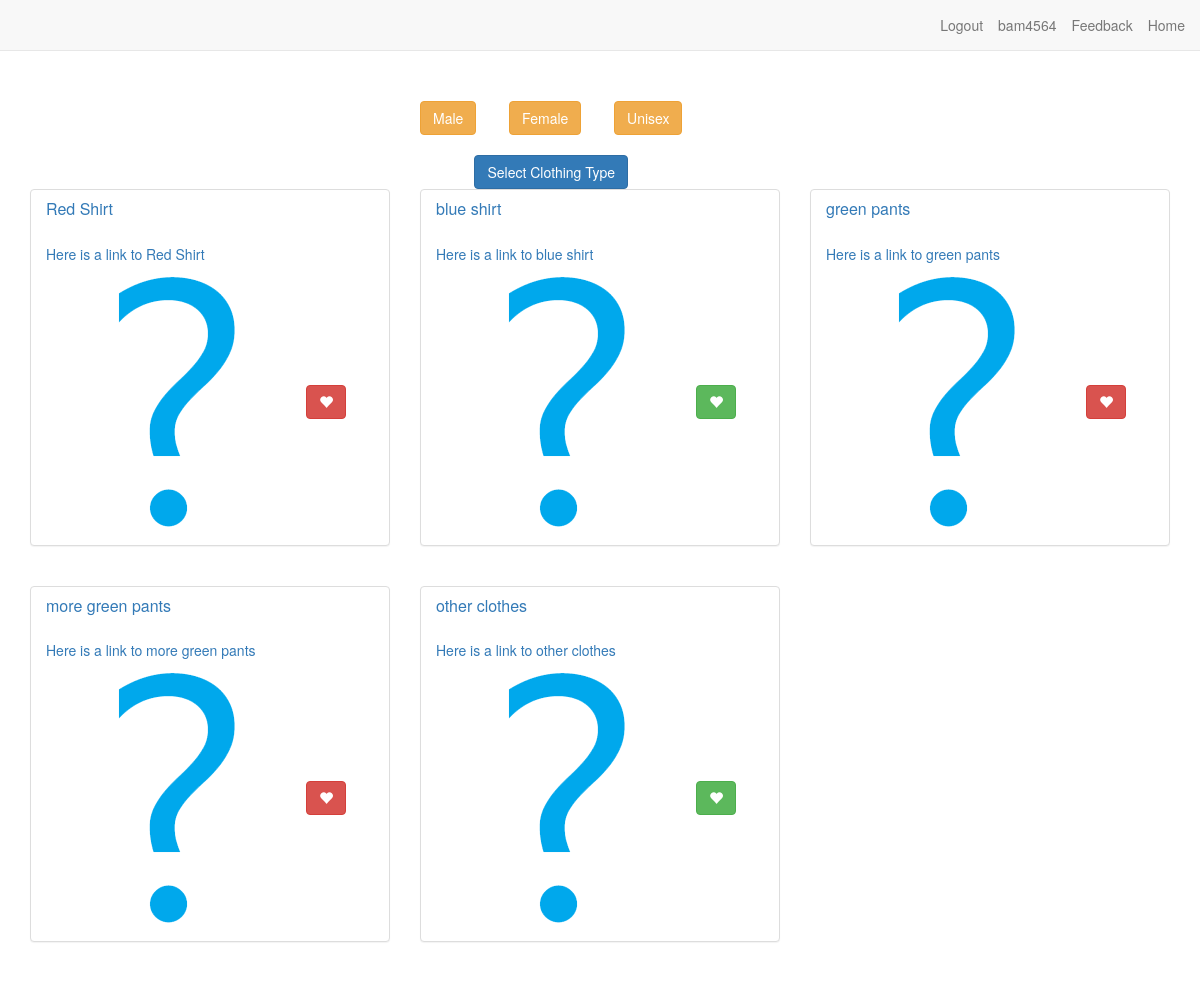
The app's page / (signed in) with its own data.
### main_app/models.py (models this page shows, shortened)
class Clothes_Item(models.Model):
    user = models.ForeignKey(User)
    name = models.CharField(max_length=50)
    description = models.CharField(max_length=255)
    brand = models.CharField(max_length=32, default="N/A")
    size = models.CharField(max_length=32)
    price = models.DecimalField(max_digits=10, decimal_places=2)
    color = models.CharField(max_length=32, default="N/A")
    image = models.ImageField(upload_to='documents/', default='default.png')
    gender = models.CharField(max_length=14)
    clothing_choices = [('Tops', 'Tops'), ('Bottoms', 'Bottoms'), ('Dresses', 'Dresses'), ('Shoes', 'Shoes'), ('Accessories', 'Accessories'), ('Costumes', 'Costumes'), ('Other', 'Other')]
    clothing_type = models.CharField(choices=clothing_choices, max_length=14)

### main_app/views.py (the view)
# urls.py: url(r'^$', views.index, name='index'),
@never_cache
def index(request):
    clothes = Clothes_Item.objects.all()
    if request.user.is_authenticated():
        favorite_clothes_ids = get_favorite_clothes_ids(request)
        return render(request, 'index.html', {'clothes': clothes, 'favorite_clothes_ids': favorite_clothes_ids})
    else:
        return render(request, 'index.html', {'clothes': clothes, })

### main_app/views.py (called while the page is built)
def get_favorite_clothes_ids(request):
    user = request.user
    favorites = Favorite.objects.filter(user=user).values()
    favorite_clothes_ids = set()
    for favorite in favorites:
        favorite_clothes_ids.add(favorite['clothes_item_id'])
    return favorite_clothes_ids

### main_app/templates/index.html (shortened to what this page needs)
{% extends 'base.html' %}
{% load staticfiles %}
{% block content %}
<div class="continer">
    <div class="row">
        <div class="gender-buttons col-sm-3 col-sm-offset-4">
            <button type="button" class="btn btn-warning gender-filter-button" value="male">Male</button>
            <button type="button" class="btn btn-warning gender-filter-button" value="female">Female</button>
            <button type="button" class="btn btn-warning gender-filter-button" value="unisex">Unisex</button>
        </div>
    </div>
    <div class="row">
        <div class="dropdown col-sm-3 col-sm-offset-4">
            <button class="btn btn-primary dropdown-toggle clothes-choice-toggle" type="button" id="dropdownMenuButton" data-toggle="dropdown" aria-haspopup="true" aria-expanded="false">
                Select Clothing Type
            </button>
        </div>
    </div>
    <div id="clothes-stream-holder">
        <div class="row">
            {% for clothes_item in clothes %}
            <div id="{{clothes_item.id}}" class="col-md-4 clothing-item-holder {{clothes.gender}} {{clothes.clothing_type}}">
                <div class="panel panel-default">
                    <a href="/{{clothes_item.id}}/">
                        <div class="panel-heading">
                            <h3 class="panel-title">{{ clothes_item.name }}</h3>
                        </div>
                    </a>
                    <div class="panel-body">
                        <a href="/{{clothes_item.id}}/">
                            <p>Here is a link to {{ clothes_item.name }}</p>
                            <img src="{{ clothes_item.image.url }}" >
                        </a>
                        {% if user.is_authenticated %}
                            {% if clothes_item.id in favorite_clothes_ids %}
                            <button data-id='{{clothes_item.id}}' type="button" class="favorite-button btn btn-mini btn-success">
                                <span class="glyphicon glyphicon-heart glyphicon-left-align" aria-hidden="true"></span>
                            </button>
                            {% else %}
                            <button data-id='{{clothes_item.id}}' type="button" class="favorite-button btn btn-mini btn-danger">
                                <span class="glyphicon glyphicon-heart glyphicon-left-align" aria-hidden="true"></span>
                            </button>
                            {% endif %}
                        {% endif %}
                    </div>
                </div>
            </div>
            {% if forloop.counter|divisibleby:"3" and not forloop.last %}
            </div>
                <br>
            <div class="row">
            {% endif %}
            {% endfor %}
        </div>
        <br>
    </div>
</div>
{% endblock %}

### main_app/templates/base.html (shortened to what this page needs)
{% load staticfiles %}
<!DOCTYPE html>
<html lang="en">
<head>
    <link href="{% static 'css/bootstrap.css' %}" rel="stylesheet" media="screen">
    <link href="{% static 'css/custom.css' %}" rel="stylesheet" media="screen">
</head>
<body>
<nav class="navbar navbar-default navbar-static-top text-center" role="navigation">
    <div class="container">
        <a class="navbar-text navbar-right" href="{% url 'index' %}">Home</a>
        {% if user.is_authenticated %}
        <a class="navbar-text navbar-right" href="{% url 'feedback' %}">Feedback</a>
        <a class="navbar-text navbar-right" href="{% url 'profile' user.username %}">{{ user.username }}</a>
        <a class="navbar-text navbar-right" href="{% url 'logout' %}">Logout</a>
        {% else %}
        <a class="navbar-text navbar-right" href="{% url 'login' %}">Login</a>
        {% endif %}
    </div>
</nav>
<main class="container container--mw700">
      {% block content %}
    {% endblock %}
</main>
</body>
</html>

### main_app/static/css/custom.css (style rules this page uses)
.gender-buttons { text-align: justify; -ms-text-justify: distribute-all-lines; text-justify: distribute-all-lines; }
.clothes-choice-toggle { margin:0 auto; display:block; }

### records on screen
Clothes_Item: name "Red Shirt", image (placeholder picture)
Clothes_Item: name "blue shirt", image (placeholder picture)
Clothes_Item: name "green pants", image (placeholder picture)
Clothes_Item: name "more green pants", image (placeholder picture)
Clothes_Item: name "other clothes", image (placeholder picture)

### other values on screen
{{ user.username }} "bam4564"
